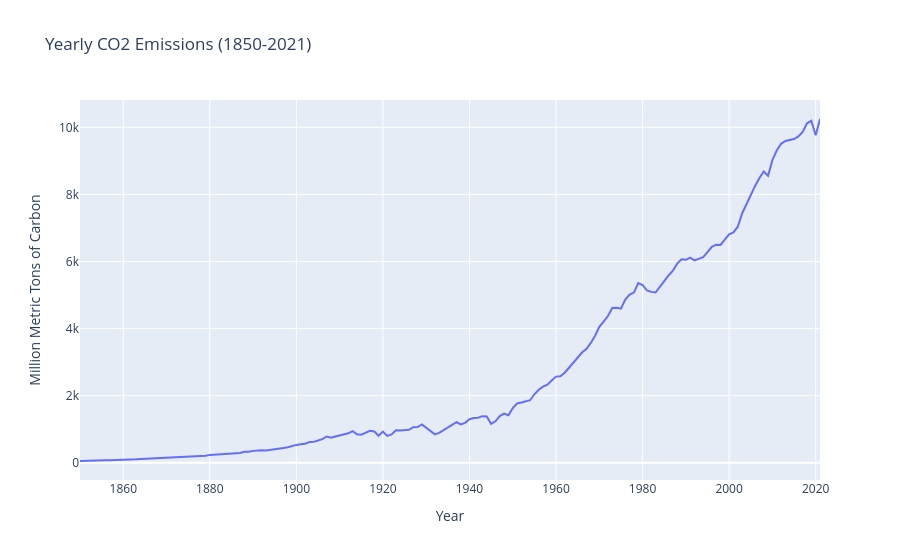

Notebook cell for this chart:
### Markdown cell above
## Line Chart Yearly Emissions from Fossil Fuel Consumption and Cement Production (1850-2021)
This data is available for years 1751-2021, but filtered to 1850-2021 in order to compare with tempature anomoly data.

### Code cell
# Emissions data URL
EMISSIONS_DATA = 'https://raw.githubusercontent.com/plotly/Figure-Friday/'\
        'refs/heads/main/2025/week-21/global.1751_2021.csv'
# Read data from CSV file
df_emissions_1850_2021=  pd.read_csv(EMISSIONS_DATA,encoding='utf8')
# df_emission_line = pd.read_csv(EMISSIONS_DATA,encoding='utf8')
# Filter data for the specified year range (1850-2021)
df_filtered_emissions_1850_2021 = df_emissions_1850_2021[(df_emissions_1850_2021['Year'] >= START_YEAR) & (df_emissions_1850_2021['Year'] <= END_YEAR)]
# Set up CSV data column name constants for access by name
LINE_X_COL_NAME = 'Year'
# Name of column in emissions data CSV file
LINE_Y_COL_NAME = 'Total carbon emissions from fossil fuel consumption and cement production (million metric tons of C)'
# Create line chart using Plotly Express
line_fig = px.line(
    df_filtered_emissions_1850_2021,
    x=LINE_X_COL_NAME,
    y=LINE_Y_COL_NAME, 
    title='Yearly CO2 Emissions (1850-2021)',
    labels={LINE_Y_COL_NAME: "CO2 Emissions (MtC)"}
)

# Set the y-axis title
LINE_Y_AXIS_TITLE = "Million Metric Tons of Carbon"
line_fig.update_layout(yaxis_title=LINE_Y_AXIS_TITLE)
line_fig.show()
line_fig.write_html('line_chart_emissions_1850_2021.html')

# df_filtered_emissions_1850_2021.tail()

### Figure 1 — Plotly figure (JSON) as saved in the notebook; plotly's stock layout.template omitted (floating-point values rounded to 4 significant figures; data arrays with more than 128 entries replaced by an {"elided": "..."} marker saying what was removed)
{"data": [{"hovertemplate": "Year=%{x}<br>CO2 Emissions (MtC)=%{y}<extra></extra>", "legendgroup": "", "line": {"color": "#636efa", "dash": "solid"}, "marker": {"symbol": "circle"}, "mode": "lines", "name": "", "orientation": "v", "showlegend": false, "type": "scatter", "x": {"elided": "172 int values"}, "xaxis": "x", "y": {"elided": "172 int values"}, "yaxis": "y"}], "layout": {"legend": {"tracegroupgap": 0}, "title": {"text": "Yearly CO2 Emissions (1850-2021)"}, "xaxis": {"anchor": "y", "domain": [0, 1], "title": {"text": "Year"}}, "yaxis": {"anchor": "x", "domain": [0, 1], "title": {"text": "Million Metric Tons of Carbon"}}}}
